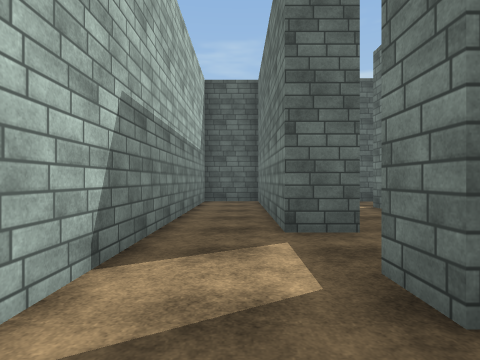
View 1 (above)

17 first-person views from a walk through a scene from a Unity 3-D project. The camera is 1.4 m above the floor, looks level and sees 80° across. The floor is counted in squares, 2 m on a side. Each view is taken from the middle of a square. On the plan, view 1 faces up. The plan holds only what a view shows up to about 10 squares ahead; the rest is blank. The place goes on beyond the plan. The player character is not drawn. Some animated figures are left out. Door leaves are left out, so doorways stand open. Surface patterns are stand-ins for the level's own textures.

View 2
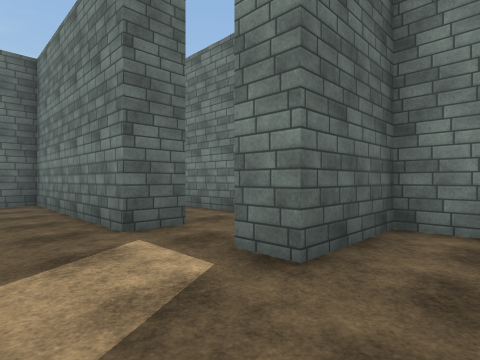

View 3
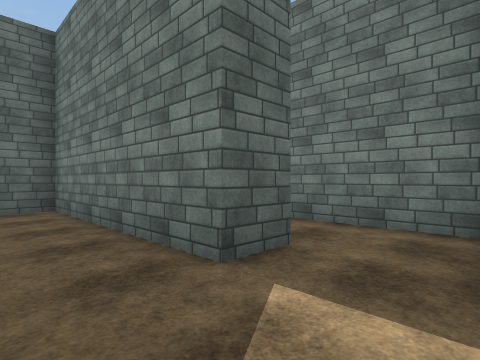

View 4
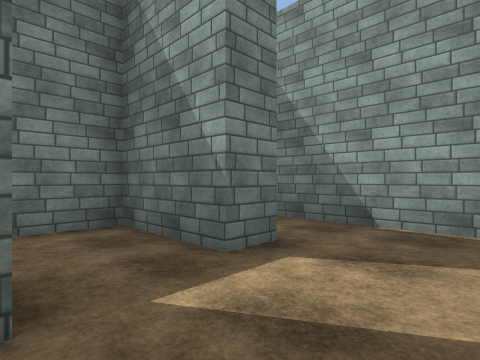

View 5
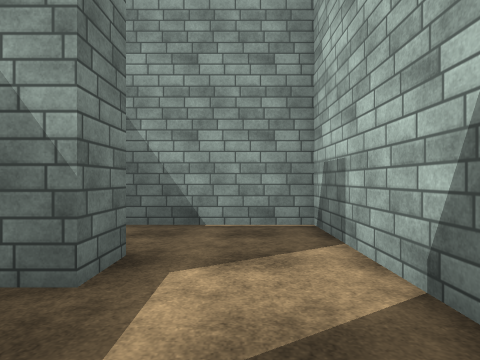

View 6
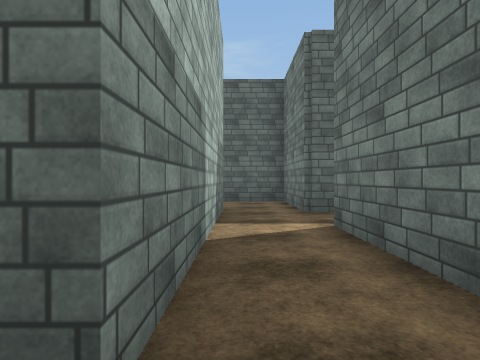

View 7
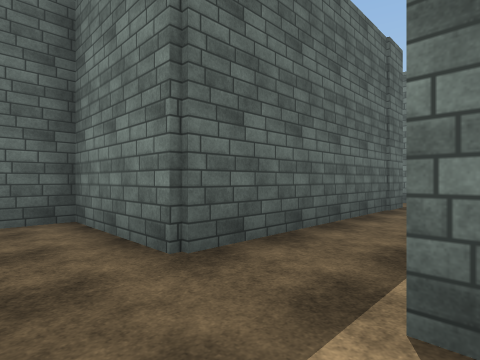

View 8
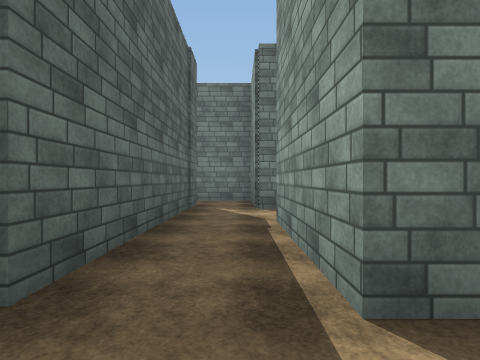

View 9
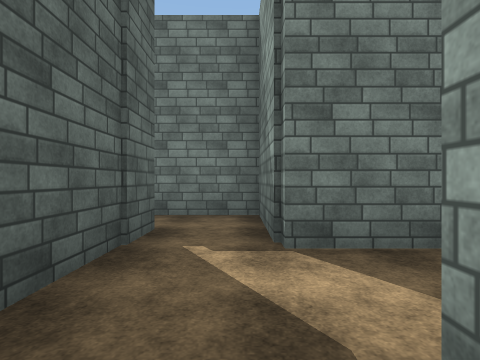

View 10
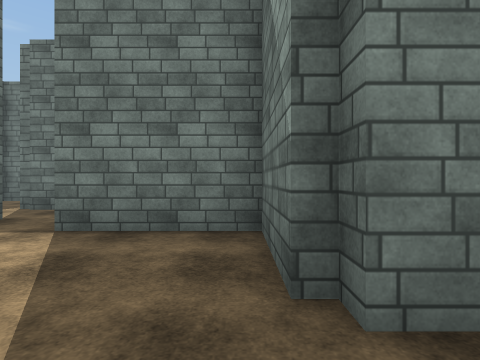

View 11
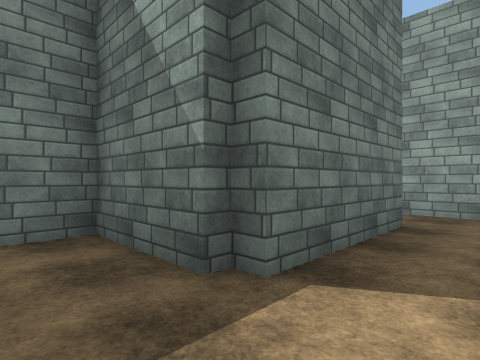

View 12
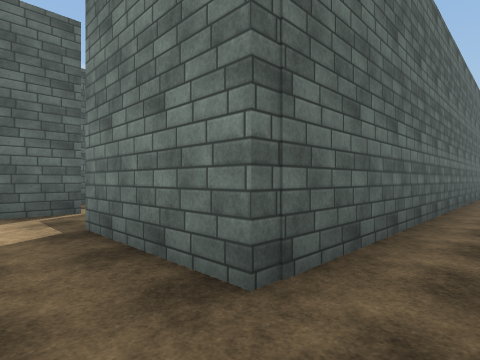

View 13
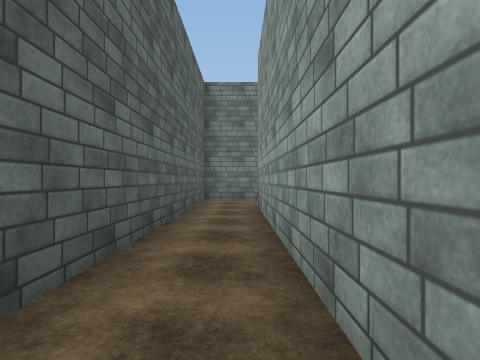

View 14
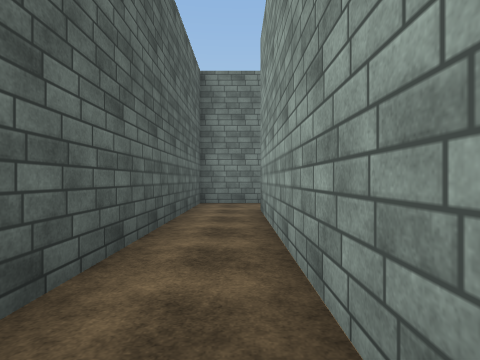

View 15
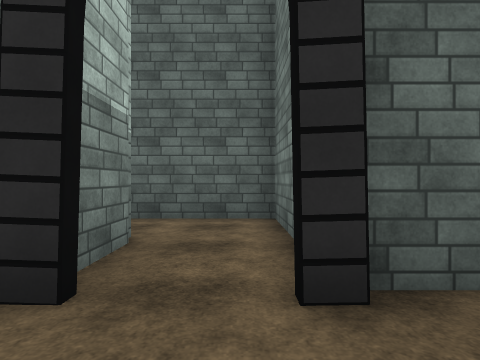

View 16
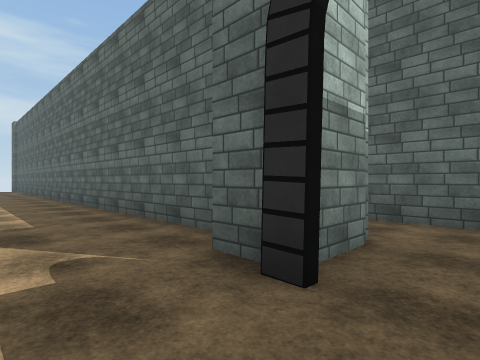

View 17
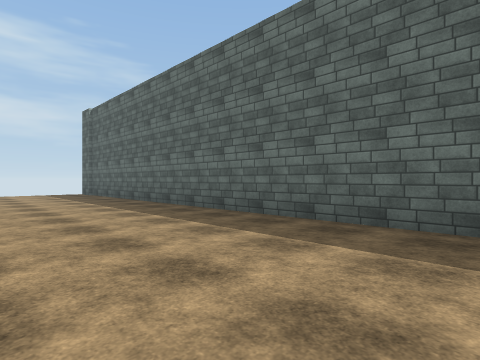

### Floor plan
Points are (right, up) in squares from view 1. A wall is a line through its corners. A room is listed if a view was taken in it or the views show most of it. See-through windows are left out.
Room 1 (views 1, 2, 3, 4, 5, 6)
walls: (1.6, 3.8) (0.6, 3.8) (0.6, 9.3) (-1.2, 9.3) (-1.2, -0.5) (2.5, -0.5); (3.4, 0.4) (3.4, 1.2) (1.1, 1.2) (1.1, 2.1) (2.5, 2.1)
ways out: opening at (2, 3) to room 2
Room 2 (views 7, 8, 9)
walls: (1.6, 9.9) (1.6, 3.8); (8.9, 6.4) (8.9, 7.6); (9.2, 7.6) (10.4, 7.6); (10.1, 9.3) (3.4, 9.3); (2.5, 2.1) (3.4, 2.1) (3.4, 7.4) (7, 7.4)
ways out: opening at (2, 3) to room 1; opening at (7.5, 7) to room 3; opening at (2.5, 10) to room 5; opening at (9.5, 8.5)
Room 3 (views 10, 11, 12, 13, 14)
walls: (10.5, -0.5) (17.8, -0.5) (17.8, -1.9); (5.5, -0.5) (6.9, -0.5); (6.6, 4.7) (8.9, 4.7) (8.9, 6.4); (6.9, 6.6) (5.5, 6.6); (19.6, -0.6) (19.6, 1.2) (6.3, 1.2) (6.3, 4.4) (6.8, 4.4)
ways out: opening at (7.5, 7) to room 2; open door at (18.5, -2) to room 4
Room 4 (views 15, 16, 17)
walls: (16, -1.5) (3.4, -1.5); (18, -2.3) (16.7, -2.3); (20.5, -2.3) (19.3, -2.3)
ways out: open door at (18.5, -2) to room 3
Room 5 (no view inside)
walls: (3.4, 9.3) (3.4, 12.3) (1.4, 12.3)
ways out: opening at (2.5, 10) to room 2

Positions as (right, up) in squares from view 1, and headings:
1: (0, 0), facing up
2: (-1, 0), facing up-right
3: (-1, 2), facing up-right
4: (-1, 4), facing down-right
5: (0, 4), facing down
6: (2, 3), facing up
7: (2, 7), facing up-right
8: (2, 8), facing right
9: (6, 8), facing right
10: (5, 5), facing right
11: (5, 6), facing down-right
12: (5, 0), facing up-right
13: (10, 0), facing right
14: (11, 0), facing right
15: (19, -4), facing up
16: (19, -4), facing up-left
17: (13, -6), facing up-left
